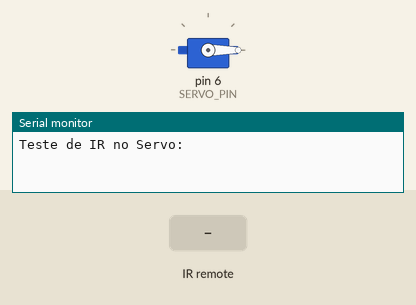
Simulated run of this sketch. Board: Arduino Uno, built with avr-gcc and run on an emulated ATmega328P. Shown: servo, the last lines printed to the serial monitor. Inputs (shaded band) come from the test bench.

Above: at 1.2 s.
1.3 s: infrared code 0x10 received
At 3.1 s:
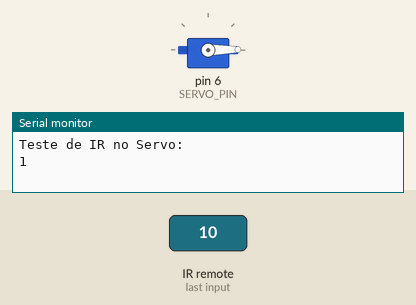
4.0 s: infrared code 0x11 received
At 6.3 s:
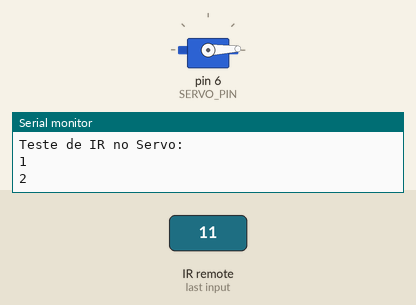
Timing chart, 0 to 7.8 s (numbered marks = the images above; inputs shaded):
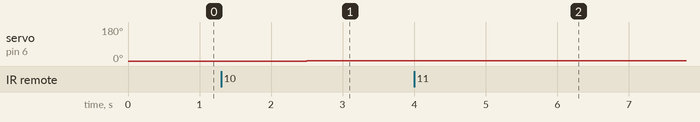

The sketch:

Exercicio_7.1.ino
```cpp
#include <IRremote.h>
#include <Servo.h>
#define IR_PIN_RECEIVER 7
#define SERVO_PIN 6

Servo servomotor;

int numeroRecebido(uint8_t clique);
int contador = 0;//número de dígitos recebidos
int numero = 0;//número recebido
unsigned long ultDecod = 0;//tempo do último dígito recebido

int numeroRecebido(uint8_t comando);

void setup() {
  servomotor.attach(SERVO_PIN); // inicia o servo
  servomotor.write(0);
  Serial.begin(9600);
  Serial.println("Teste de IR no Servo:");
  IrReceiver.begin(IR_PIN_RECEIVER);
}

void loop() {
if (IrReceiver.decode()) {
    int digito = numeroRecebido(IrReceiver.decodedIRData.command);
    if (digito >= 0 && digito <= 9) {
      numero = numero * 10 + digito;
      contador++;
      ultDecod = millis();
    }
    IrReceiver.resume();
  }
  if (contador == 3 || (millis() - ultDecod > 1200 && contador > 0))
  {
    if(numero > 180) numero = 180;
    servomotor.write(numero);
    Serial.println(numero);
    numero = 0;
    contador = 0;
    ultDecod = 0;
  }
}

int numeroRecebido(uint8_t comando){
  switch(comando){
      case 0xC:
          return 0;
    case 0x10:
          return 1;
    case 0x11:
          return 2;
    case 0x12:
          return 3;
    case 0x14:
          return 4;
    case 0x15:
          return 5;
    case 0x16:
          return 6;
    case 0x18:
          return 7;
    case 0x19:
          return 8;
    case 0x1A:
          return 9;
    default:
        return -1;
    Serial.print("Valor: ");
    Serial.println(IrReceiver.decodedIRData.command, HEX); // Mostra o valor em hexadecimal

    IrReceiver.resume(); // Reinicia o receptor IR para receber o próximo sinal
  }
}
```

Measured:
- after the input at 1.3 s, servo on pin 6 (SERVO_PIN): 0° → 1° after 1.2 s
- after the input at 4.0 s, servo on pin 6 (SERVO_PIN): 1° → 2° after 1.2 s
